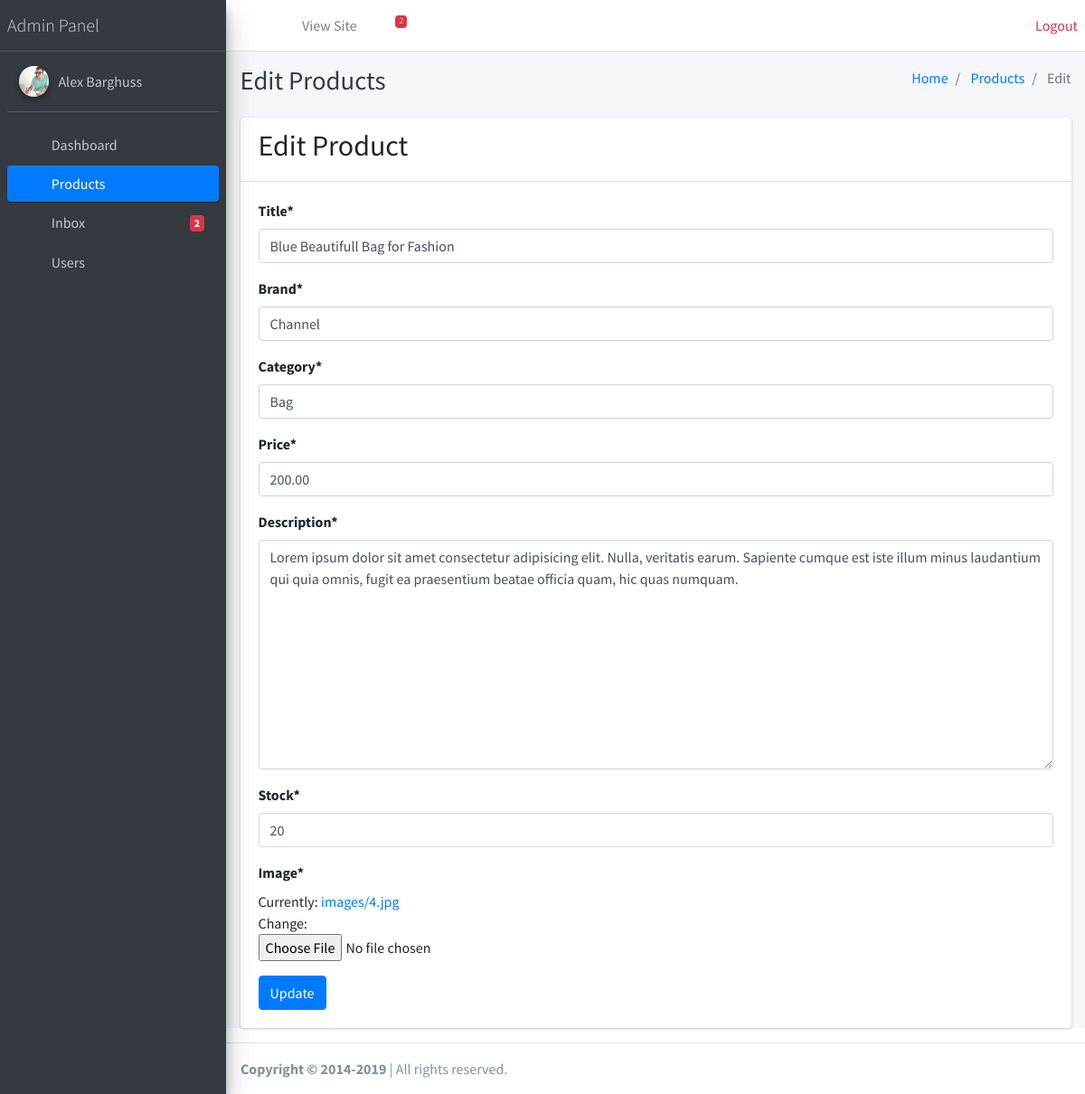
The app's page /dashboard/product/8/ (signed in) with its own data.
### users/models.py (models this page shows, shortened)
class Account(AbstractUser):
    photo = models.ImageField(upload_to='images/', blank=True, null=True)
    address = models.TextField()

### products/models.py (models this page shows, shortened)
class Product(models.Model):
    title = models.CharField(max_length=100)
    brand = models.CharField(max_length=100)
    product_id = models.CharField(max_length=12)
    category = models.CharField(max_length=100)
    price = models.DecimalField(max_digits=10, decimal_places=2)
    description = models.TextField()
    image = models.ImageField(upload_to='images/')
    created_date = models.DateTimeField(auto_now_add=True)
    updated_date = models.DateTimeField(auto_now_add=True)
    date_release = models.DateTimeField(auto_now_add=False)
    stock = models.PositiveIntegerField(default=0)
    rating = models.FloatField(default=0)
    reviews = models.IntegerField(default=0)
    order = models.IntegerField(default=0)

### dashboard/views.py (the view)
# urls.py: path('product/<int:pk>/', EditProductPage.as_view(), name='edit_dashboard_product'),
@method_decorator([login_required(login_url='dashboard_login'), admin_required], name='dispatch')
class EditProductPage(UpdateView):
    model = Product
    fields = ['title', 'brand', 'category', 'price', 'description', 'stock', 'image']
    template_name = 'dashboard/edit_product.html'
    success_url = reverse_lazy('dashboard_products')

### products/context_processors.py (called while the page is built)
def brand(request):
    from products.models import Product, Contact
    from django.core.paginator import Paginator
    brand = Product.objects.all().values('brand').order_by('-brand')
    paginator = Paginator(brand, 4)
    page_number = request.GET.get('page')
    page_obj = paginator.get_page(page_number)
    pesan = Contact.objects.order_by('-created_date')
    view_count = 0
    for view_boolean in pesan.values('view'):
        if view_boolean['view'] == True:
            view_count += 1
    return {'brand': page_obj, 'pesan': pesan, 'view_count': view_count }

### templates/dashboard/edit_product.html (shortened to what this page needs)
{% extends 'dashboard/base.html' %}
{% load crispy_forms_tags %}
{% block content %}
    <div class="content-header">
      <div class="container-fluid">
        <div class="row mb-2">
          <div class="col-sm-6">
            <h1 class="m-0 text-dark">Edit Products</h1>
          </div>
          <div class="col-sm-6">
            <ol class="breadcrumb float-sm-right">
              <li class="breadcrumb-item"><a href="{% url 'dashboard' %}">Home</a></li>
              <li class="breadcrumb-item">
                <a href="{% url 'dashboard_products' %}">Products</a>
              </li>
              <li class="breadcrumb-item active">
                Edit
              </li>
            </ol>
          </div>
        </div>
      </div>
    </div>
    <section class="content">
        <div class="container-fluid">
            <div class="card">
                <div class="card-header">
                    <h2>Edit Product</h2>
                </div>
                <div class="card-body">
                    <form method="post">
                        {{ form|crispy }}
                        <button type="submit" class="btn btn-primary">Update</button>
                    </form>
                </div>
            </div>
        </div>
    </section>
{% endblock %}

### templates/dashboard/base.html (shortened to what this page needs)
{% load static %}
{% load mathfilters %}
<!DOCTYPE html>
<html>
<head>
  <link rel="stylesheet" href="{% static 'plugins/fontawesome-free/css/all.min.css' %}">
  <link rel="stylesheet" href="https://code.ionicframework.com/ionicons/2.0.1/css/ionicons.min.css">
  <link rel="stylesheet" href="{% static 'plugins/overlayScrollbars/css/OverlayScrollbars.min.css' %}">
  <link rel="stylesheet" href="{% static 'dist/css/adminlte.min.css' %}">
</head>
<body class="hold-transition sidebar-mini layout-fixed">
<div class="wrapper">
  <nav class="main-header navbar navbar-expand navbar-white navbar-light">
    <ul class="navbar-nav">
      <li class="nav-item">
        <a class="nav-link" data-widget="pushmenu" href="#" role="button"><i class="fas fa-bars"></i></a>
      </li>
      <li class="nav-item d-none d-sm-inline-block">
        <a href="{% url 'home' %}" class="nav-link">
            <i class="fa fa-home"></i>
            View Site
        </a>
      </li>
      <li class="nav-item dropdown">
        {% if pesan.count|sub:view_count %}
          <a class="nav-link" data-toggle="dropdown" href="#">
            <i class="far fa-comments"></i>
            <span class="badge badge-danger navbar-badge">
            {{ pesan.count|sub:view_count }}
            </span>
        {% endif %}
        </a>
      </li>
    </ul>
    <ul class="navbar-nav ml-auto">
        <li class="nav-item">
            <a href="{% url 'logout' %}" class="text-danger">
                <i class="fa fa-power-off"></i>
                Logout
            </a>
        </li>
    </ul>
  </nav>
  <aside class="main-sidebar sidebar-dark-primary elevation-4">
    <a href="{% url 'dashboard' %}" class="brand-link">
      <span class="brand-text font-weight-light">Admin Panel</span>
    </a>
    <div class="sidebar">
      <div class="user-panel mt-3 pb-3 mb-3 d-flex">
        <div class="image">
          <img src="{{ user.photo.url }}" class="img-circle elevation-2" alt="User Image">
        </div>
        <div class="info">
          <a href="#" class="d-block">{{ user.first_name }} {{ user.last_name }} </a>
        </div>
      </div>
      {% with url_name=request.resolver_match.url_name %}
      <nav class="mt-2">
        <ul class="nav nav-pills nav-sidebar flex-column" data-widget="treeview" role="menu" data-accordion="false">
          <li class="nav-item has-treeview">
            <a href="{% url 'dashboard' %}" class="nav-link {% if url_name == 'dashboard' %}active{% endif %}">
              <i class="nav-icon fas fa-tachometer-alt"></i>
              <p>
                Dashboard
              </p>
            </a>
          </li>
          <li class="nav-item has-treeview">
            <a href="{% url 'dashboard_products' %}" class="nav-link {% if url_name == 'dashboard_products' or 'product' in url_name %}active{% endif %}">
              <i class="nav-icon fas fa-list-ul"></i>
              <p>
                Products
              </p>
            </a>
          </li>
          <li class="nav-item has-treeview">
            <a href="{% url 'inbox' %}" class="nav-link {% if url_name == 'inbox' or 'inbox' in url_name %}active{% endif %}">
              <i class="nav-icon fas fa-envelope"></i>
              <p>
                Inbox
                {% if pesan.count|sub:view_count %}
                <span class="badge badge-danger right">{{ pesan.count|sub:view_count }}</span>
                {% endif %}
              </p>
            </a>
          </li>
          <li class="nav-item has-treeview">
            <a href="{% url 'member' %}" class="nav-link {% if url_name == 'member' %}active{% endif %}">
              <i class="nav-icon fas fa-users"></i>
              <p>
                Users
              </p>
            </a>
          </li>
        </ul>
      </nav>
      {% endwith %}
    </div>
  </aside>
  <div class="content-wrapper">
    {% block content %}
    {% endblock %}
  </div>
  <footer class="main-footer">
    <strong>Copyright &copy; 2014-2019 </strong> | All rights
    reserved.
  </footer>
</div>
</body>
</html>

### records on screen
Account: photo (picture), first_name "Alex", last_name "Barghuss"
Product: title "Blue Beautifull Bag for Fashion", brand "Channel", category "Bag", price "200.00", description "Lorem ipsum dolor sit amet consectetur adipisicing elit. Nulla, veritatis earum. Sapiente cumque est iste illum minus laudantium qui quia omnis, fugit ea praesentium beatae officia quam, hic quas numquam.", stock "20"

### other values on screen
{{ pesan.count|sub:view_count }} "2"
